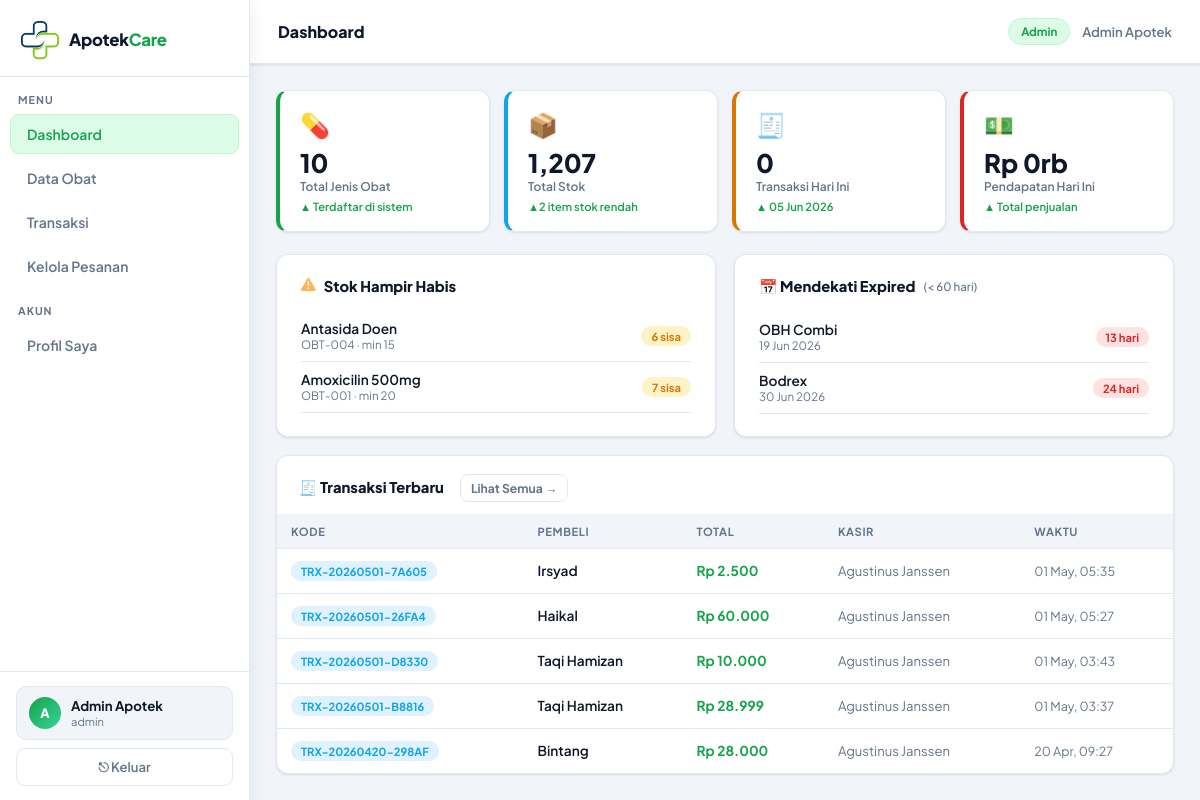
Screenshot of /apotek/dashboard.php (signed in) with the database file from the repository.
### tables this page shows
CREATE TABLE `obat` (
  `id` int NOT NULL,
  `kode_obat` varchar(20) NOT NULL,
  `nama` varchar(200) NOT NULL,
  `kategori_id` int DEFAULT NULL,
  `satuan` varchar(30) NOT NULL DEFAULT 'tablet',
  `harga_beli` decimal(12,2) NOT NULL DEFAULT '0.00',
  `harga_jual` decimal(12,2) NOT NULL DEFAULT '0.00',
  `stok` int NOT NULL DEFAULT '0',
  `stok_minimum` int NOT NULL DEFAULT '10',
  `tanggal_expired` date DEFAULT NULL,
  `deskripsi` text,
  `created_at` timestamp NULL DEFAULT CURRENT_TIMESTAMP,
  `updated_at` timestamp NULL DEFAULT CURRENT_TIMESTAMP ON UPDATE CURRENT_TIMESTAMP
);

CREATE TABLE `transaksi` (
  `id` int NOT NULL,
  `kode_transaksi` varchar(30) NOT NULL,
  `nama_pembeli` varchar(100) NOT NULL,
  `total_harga` decimal(14,2) NOT NULL DEFAULT '0.00',
  `bayar` decimal(14,2) NOT NULL DEFAULT '0.00',
  `kembalian` decimal(14,2) NOT NULL DEFAULT '0.00',
  `catatan` text,
  `user_id` int DEFAULT NULL,
  `created_at` timestamp NULL DEFAULT CURRENT_TIMESTAMP
);

CREATE TABLE `users` (
  `id` int NOT NULL,
  `nama` varchar(100) NOT NULL,
  `email` varchar(150) NOT NULL,
  `no_hp` varchar(20) DEFAULT NULL,
  `password` varchar(255) NOT NULL,
  `role` enum('admin','apoteker','customer') DEFAULT 'apoteker',
  `created_at` timestamp NULL DEFAULT CURRENT_TIMESTAMP
);

### config/session.php (called while the page is built, shortened)
<?php
function currentUser(): array {
    return [
        'id'    => $_SESSION['user_id']    ?? null,
        'nama'  => $_SESSION['user_nama']  ?? '',
        'email' => $_SESSION['user_email'] ?? '',
        'role'  => $_SESSION['user_role']  ?? 'apoteker',
    ];
}

### apotek/dashboard.php (the view)
<?php
$pageTitle = 'Dashboard'; $activePage = 'dashboard';
require_once '../config/db.php';
require_once '../includes/layout.php';
$totalObat      = $pdo->query("SELECT COUNT(*) FROM obat")->fetchColumn();
$totalStok      = $pdo->query("SELECT SUM(stok) FROM obat")->fetchColumn() ?? 0;
$transaksiHari  = $pdo->query("SELECT COUNT(*) FROM transaksi WHERE DATE(created_at)=CURDATE()")->fetchColumn();
$pendapatanHari = $pdo->query("SELECT SUM(total_harga) FROM transaksi WHERE DATE(created_at)=CURDATE()")->fetchColumn() ?? 0;
$stokRendah = $pdo->query("SELECT nama,stok,stok_minimum,kode_obat FROM obat WHERE stok <= stok_minimum ORDER BY stok ASC LIMIT 6")->fetchAll();
$akanExpired= $pdo->query("SELECT nama,tanggal_expired,kode_obat FROM obat WHERE tanggal_expired IS NOT NULL AND tanggal_expired <= DATE_ADD(CURDATE(),INTERVAL 60 DAY) AND tanggal_expired >= CURDATE() ORDER BY tanggal_expired ASC LIMIT 6")->fetchAll();
$transaksiTerbaru = $pdo->query("SELECT t.*,u.nama as kasir FROM transaksi t LEFT JOIN users u ON t.user_id=u.id ORDER BY t.created_at DESC LIMIT 5")->fetchAll();
?>
<link rel="stylesheet" href="https://cdnjs.cloudflare.com/ajax/libs/font-awesome/6.0.0/css/all.min.css">
<div class="stats-grid">
    <div class="stat" style="--clr:var(--green);animation-delay:.04s">
        <div class="s-icon">💊</div>
        <div class="s-val"><?= $totalObat ?></div>
        <div class="s-lbl">Total Jenis Obat</div>
        <div class="s-note">▲ Terdaftar di sistem</div>
    </div>
    <div class="stat" style="--clr:var(--blue);animation-delay:.08s">
        <div class="s-icon">📦</div>
        <div class="s-val"><?= number_format($totalStok) ?></div>
        <div class="s-lbl">Total Stok</div>
        <div class="s-note">▲<?= count($stokRendah) ?> item stok rendah</div>
    </div>
    <div class="stat" style="--clr:var(--amber);animation-delay:.12s">
        <div class="s-icon">🧾</div>
        <div class="s-val"><?= $transaksiHari ?></div>
        <div class="s-lbl">Transaksi Hari Ini</div>
        <div class="s-note">▲ <?= date('d M Y') ?></div>
    </div>
    <div class="stat" style="--clr:var(--red);animation-delay:.16s">
        <div class="s-icon">💵</div>
        <div class="s-val">Rp <?= number_format($pendapatanHari/1000,0,',','.') ?>rb</div>
        <div class="s-lbl">Pendapatan Hari Ini</div>
        <div class="s-note">▲ Total penjualan</div>
    </div>
</div>
<div style="display:grid;grid-template-columns:1fr 1fr;gap:18px;margin-bottom:18px">
    <div class="card">
        <div class="card-title"><i class="fas fa-exclamation-triangle" style="color: #ffb557"></i> Stok Hampir Habis</div>
        <?php if(empty($stokRendah)): ?>
            <div class="empty"><div class="ei"><i class="fas fa-check" style="color: #16a34a"></i></div><p>Semua stok aman</p></div>
        <?php else: ?>
        <?php foreach($stokRendah as $s): ?>
        <div style="display:flex;justify-content:space-between;align-items:center;padding:9px 0;border-bottom:1px solid var(--border)">
        <div>
            <div style="font-size:.855rem;font-weight:600"><?= ($s['nama']) ?></div>
            <div style="font-size:.72rem;color:var(--muted)"><?= $s['kode_obat'] ?> · min <?= $s['stok_minimum'] ?></div>
        </div>
            <span class="badge <?= $s['stok']==0?'b-red':'b-amber' ?>"><?= $s['stok'] ?> sisa</span>
        </div>
        <?php endforeach; ?>
        <?php endif; ?>
    </div>
    <div class="card">
        <div class="card-title">📅 Mendekati Expired <span style="font-size:.72rem;color:var(--muted);font-weight:500">(&lt; 60 hari)</span></div>
        <?php if(empty($akanExpired)): ?>
            <div class="empty"><div class="ei"><i class="fas fa-check" style="color: #16a34a"></i></div><p>Tidak ada obat mendekati expired</p></div>
        <?php else: ?>
        <?php foreach($akanExpired as $e): ?>
        <?php $hari = (int)((strtotime($e['tanggal_expired'])-time())/86400) ?>
        <div style="display:flex;justify-content:space-between;align-items:center;padding:9px 0;border-bottom:1px solid var(--border)">
        <div>
            <div style="font-size:.855rem;font-weight:600"><?= ($e['nama']) ?></div>
            <div style="font-size:.72rem;color:var(--muted)"><?= date('d M Y',strtotime($e['tanggal_expired'])) ?></div>
        </div>
            <span class="badge <?= $hari<=30?'b-red':'b-amber' ?>"><?= $hari ?> hari</span>
        </div>
        <?php endforeach; ?>
        <?php endif; ?>
    </div>
</div>
<div class="card" style="padding:0;overflow:hidden">
    <div style="padding:18px 22px 0;display:flex;justify-content:space-between;align-items:center">
        <div class="card-title" style="margin:0">🧾 Transaksi Terbaru
        <a href="transaksi.php" class="btn btn-outline btn-sm" style="margin-left:8px">Lihat Semua →</a>
        </div>
    </div>
    <div class="table-wrap" style="padding:12px 0 0">
        <table>
        <thead>
            <tr><th>Kode</th><th>Pembeli</th><th>Total</th><th>Kasir</th><th>Waktu</th></tr>
        </thead>
        <tbody>
            <?php if(empty($transaksiTerbaru)): ?>
                <tr><td colspan="5"><div class="empty"><div class="ei">📭</div><p>Belum ada transaksi</p></div></td></tr>
            <?php else: ?>
            <?php foreach($transaksiTerbaru as $t): ?>
            <tr>
                <td><span class="badge b-blue"><?= htmlspecialchars($t['kode_transaksi']) ?></span></td>
                <td style="font-weight:600"><?= htmlspecialchars($t['nama_pembeli']) ?></td>
                <td style="color:var(--green);font-weight:700">Rp <?= number_format($t['total_harga'],0,',','.') ?></td>
                <td style="color:var(--muted);font-size:.82rem"><?= htmlspecialchars($t['kasir']??'-') ?></td>
                <td style="font-size:.78rem;color:var(--muted)"><?= date('d M, H:i',strtotime($t['created_at'])) ?></td>
            </tr>
            <?php endforeach; ?>
            <?php endif; ?>
        </tbody>
        </table>
    </div>
</div>
<?php require_once '../includes/layout_end.php'; ?>

### includes/layout.php (shortened to what this page needs)
<?php
require_once __DIR__ . '/../config/session.php';
$user = currentUser();
?>
<!DOCTYPE html>
<html lang="id">
<head>
<link rel="stylesheet" href="../includes/style.css">
</head>
<body>
<aside class="sidebar" id="sidebar">
    <div class="sb-logo">
        <div class="cross">
        <img src="../foto/Logo.png" alt="Logo" style="width:40px;height:40px;object-fit:contain;">
        </div>
        <div class="brand">Apotek<span>Care</span></div>
    </div>
    <div class="nav-label">Menu</div>
    <a href="dashboard.php"  class="nav-item <?= ($activePage??'')==='dashboard' ?'active':'' ?>"> Dashboard</a>
    <a href="obat.php"       class="nav-item <?= ($activePage??'')==='obat'      ?'active':'' ?>"> Data Obat</a>
    <a href="transaksi.php"  class="nav-item <?= ($activePage??'')==='transaksi' ?'active':'' ?>"> Transaksi</a>
    <a href="pesanan_admin.php"  class="nav-item <?= ($activePage??'')==='pesanan' ?'active':'' ?>"> Kelola Pesanan</a>
    <div class="nav-label">Akun</div>
    <a href="profile.php"    class="nav-item <?= ($activePage??'')==='profile'   ?'active':'' ?>"> Profil Saya</a>
    <div class="sb-footer">
        <div class="user-pill">
        <div class="avatar"><?= strtoupper(substr($user['nama'],0,1)) ?></div>
        <div>
            <div class="uname"><?= htmlspecialchars($user['nama']) ?></div>
            <div class="urole"><?= htmlspecialchars($user['role']) ?></div>
        </div>
        </div>
        <form action="../auth/handler.php" method="POST">
        <button class="logout-btn">⎋ Keluar</button>
        </form>
    </div>
</aside>
<div class="main">
    <div class="topbar">
        <div style="display:flex;align-items:center;gap:12px">
        <span class="topbar-title"><?= htmlspecialchars($pageTitle??'Dashboard') ?></span>
        </div>
        <div class="topbar-right">
        <span class="topbar-chip"><?= htmlspecialchars($user['role']) ?></span>
        <span style="font-size:.82rem;color:var(--muted);font-weight:600"><?= htmlspecialchars($user['nama']) ?></span>
        </div>
    </div>
    <div class="page">

### includes/layout_end.php (shortened to what this page needs)
</div>
</div>
</body>
</html>

### rows the page displays
obat: nama "Antasida Doen", kode_obat "OBT-004", stok_minimum "15", stok "6"
obat: nama "Amoxicilin 500mg", kode_obat "OBT-001", stok_minimum "20", stok "7"
obat: nama "OBH Combi", tanggal_expired "19 Jun 2026", tanggal_expired "13"
obat: nama "Bodrex", tanggal_expired "30 Jun 2026", tanggal_expired "24"
transaksi: kode_transaksi "TRX-20260501-7A605", nama_pembeli "Irsyad", total_harga "2.500", user.nama "Agustinus Janssen", created_at "01 May, 05:35"
transaksi: kode_transaksi "TRX-20260501-26FA4", nama_pembeli "Haikal", total_harga "60.000", user.nama "Agustinus Janssen", created_at "01 May, 05:27"
transaksi: kode_transaksi "TRX-20260501-D8330", nama_pembeli "Taqi Hamizan", total_harga "10.000", user.nama "Agustinus Janssen", created_at "01 May, 03:43"
transaksi: kode_transaksi "TRX-20260501-B8816", nama_pembeli "Taqi Hamizan", total_harga "28.999", user.nama "Agustinus Janssen", created_at "01 May, 03:37"
transaksi: kode_transaksi "TRX-20260420-298AF", nama_pembeli "Bintang", total_harga "28.000", user.nama "Agustinus Janssen", created_at "20 Apr, 09:27"

### other values shown
substr($user['nama'],0,1) "A"
$user['nama'] "Admin Apotek"
$user['role'] "admin"
$pageTitle "Dashboard"
$user['role'] "Admin"
$totalObat "10"
$totalStok "1,207"
count($stokRendah) "2"
$transaksiHari "0"
$pendapatanHari/1000 "0"
